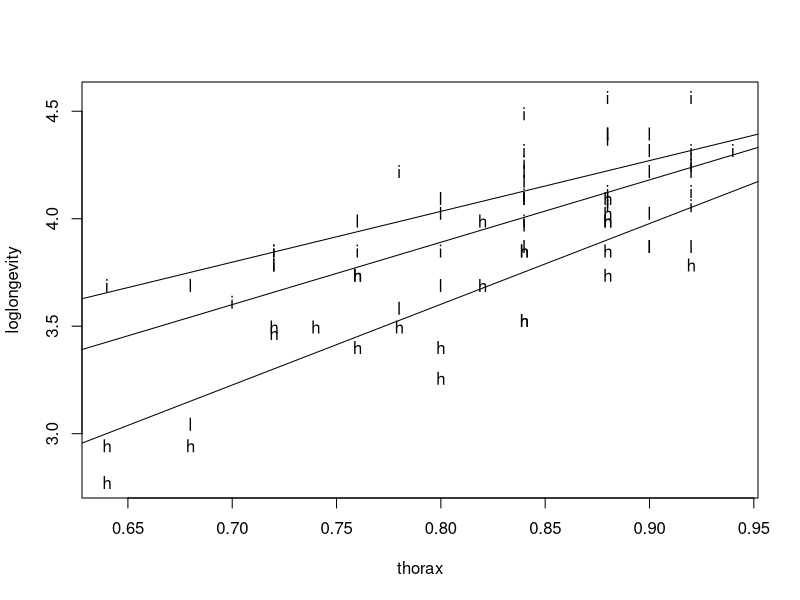
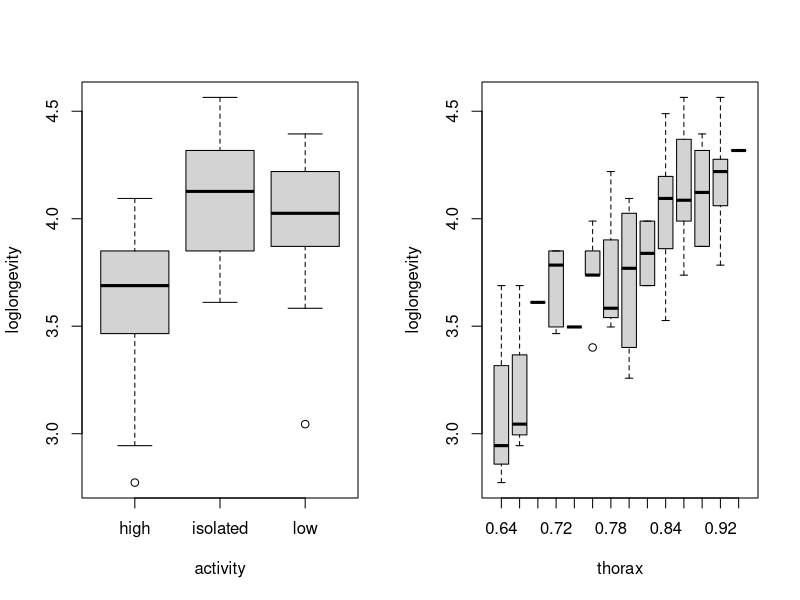
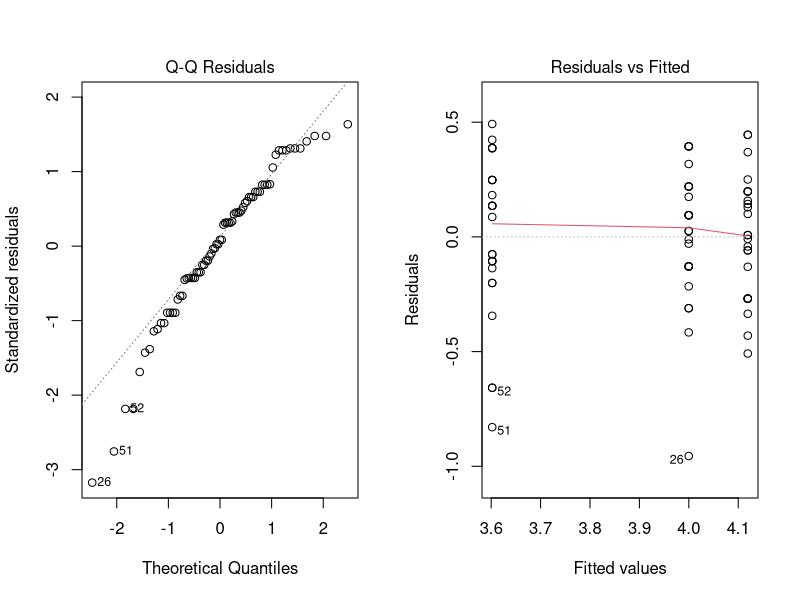
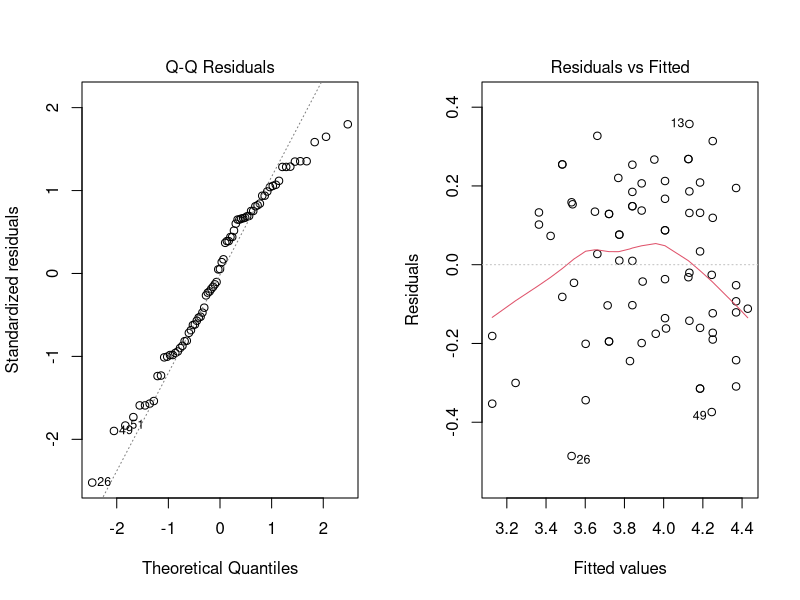
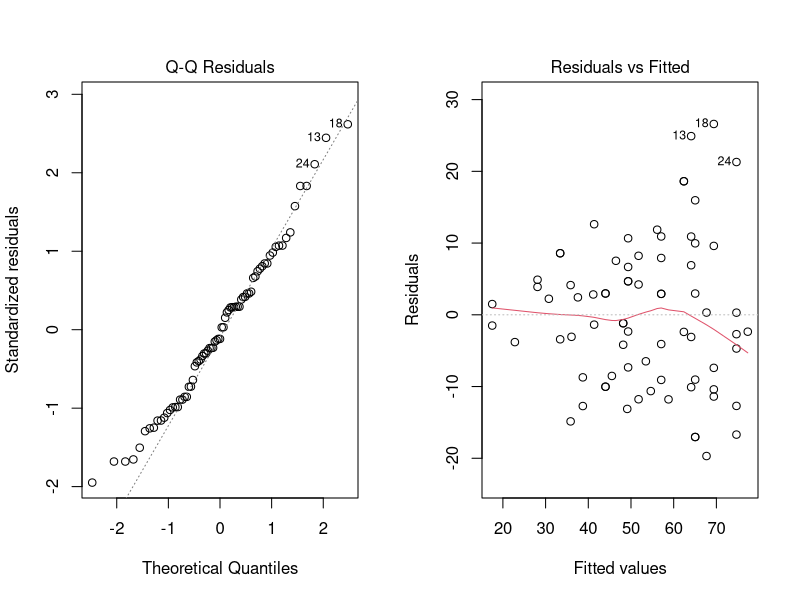

R code for these plots, in order:
## ---- chunk 1
set.seed(1234)
## ---- chunk 2
fruitflies = read.table('fruitflies.txt', header=TRUE)
fruitflies$loglongevity = log(fruitflies$longevity)
plot(loglongevity~thorax,pch=unclass(activity), data=fruitflies)
for (i in c('high', 'low', 'isolated')) abline(lm(loglongevity~thorax,data=fruitflies[fruitflies$activity==i,]))

par(mfrow=c(1,2))
boxplot(loglongevity~activity, data=fruitflies); boxplot(loglongevity~thorax, data=fruitflies)
fruitfliesaov = lm(loglongevity~activity, data=fruitflies)
anova(fruitfliesaov); summary(fruitfliesaov)
plot(fruitfliesaov, 2); plot(fruitfliesaov, 1)
shapiro.test(residuals(object = fruitfliesaov))
## ---- chunk 3
fruitfliesaov = lm(loglongevity~thorax+activity, data=fruitflies)
anova(fruitfliesaov); summary(fruitfliesaov)
par(mfrow=c(1,2))
plot(fruitfliesaov, 2); plot(fruitfliesaov, 1)
mean(fruitflies$thorax)
shapiro.test(residuals(object = fruitfliesaov))
## ---- chunk 4
fruitfliesaov = lm(loglongevity~activity*thorax, data=fruitflies)
summary(fruitfliesaov)
## ---- chunk 5
fruitfliesaov = lm(longevity~thorax+activity, data=fruitflies)
anova(fruitfliesaov); summary(fruitfliesaov)
par(mfrow=c(1,2))
plot(fruitfliesaov, 2); plot(fruitfliesaov, 1)
